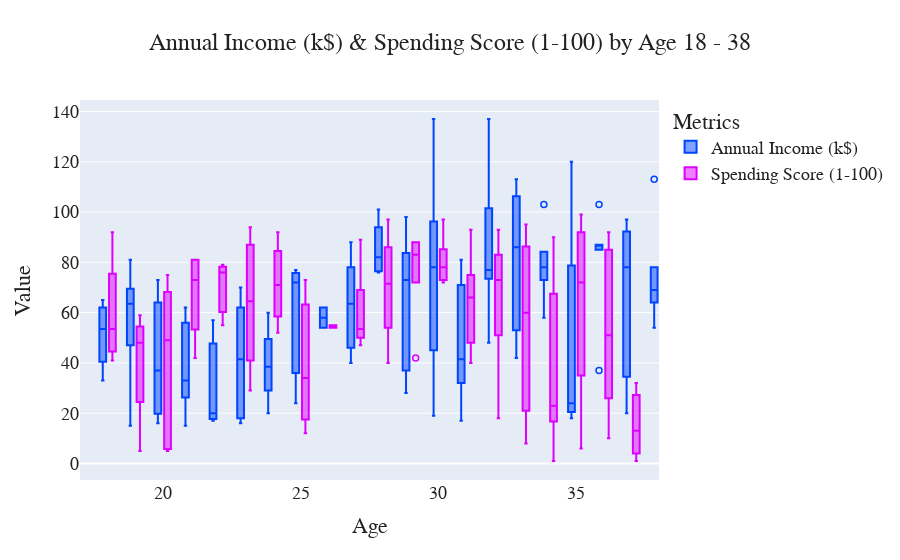

Notebook code cell kept with this figure:
### Code cell
# Create a box plot with improved settings
fig = px.box(
    data,
    x="Age",
    y=["Annual Income (k$)", "Spending Score (1-100)"],
    color="variable",
    range_x=(17, 38),
    color_discrete_sequence=["#0044FF", "#DE00FF"],
    title="Annual Income (k$) & Spending Score (1-100) by Age 18 - 38"
)

# Update layout for aesthetics
fig.update_layout(
    font=dict(family="PT Sans", size=18, color="#222222"),
    title=dict(
        text="Annual Income (k$) & Spending Score (1-100) by Age 18 - 38",
        font=dict(size=24), 
        x=0.5
    ),
    xaxis_title="Age",
    yaxis_title="Value",
    legend_title_text="Metrics"
)

# Update trace properties for marker customization
fig.update_traces(
    marker=dict(
        size=6,
        symbol="circle-open",
        line=dict(width=1.5, color="#FFFFFF")
    )
)

# Display the figure
fig.show()

### Figure 1 — Plotly figure (JSON) as saved in the notebook; plotly's stock layout.template omitted (floating-point values rounded to 4 significant figures; data arrays with more than 128 entries replaced by an {"elided": "..."} marker saying what was removed)
{"data": [{"alignmentgroup": "True", "hovertemplate": "variable=Annual Income (k$)<br>Age=%{x}<br>value=%{y}<extra></extra>", "legendgroup": "Annual Income (k$)", "marker": {"color": "#0044FF", "line": {"color": "#FFFFFF", "width": 1.5}, "size": 6, "symbol": "circle-open"}, "name": "Annual Income (k$)", "notched": false, "offsetgroup": "Annual Income (k$)", "orientation": "v", "showlegend": true, "type": "box", "x": {"elided": "200 int values"}, "x0": " ", "xaxis": "x", "y": {"elided": "200 int values"}, "y0": " ", "yaxis": "y"}, {"alignmentgroup": "True", "hovertemplate": "variable=Spending Score (1-100)<br>Age=%{x}<br>value=%{y}<extra></extra>", "legendgroup": "Spending Score (1-100)", "marker": {"color": "#DE00FF", "line": {"color": "#FFFFFF", "width": 1.5}, "size": 6, "symbol": "circle-open"}, "name": "Spending Score (1-100)", "notched": false, "offsetgroup": "Spending Score (1-100)", "orientation": "v", "showlegend": true, "type": "box", "x": {"elided": "200 int values"}, "x0": " ", "xaxis": "x", "y": {"elided": "200 int values"}, "y0": " ", "yaxis": "y"}], "layout": {"autosize": true, "boxmode": "group", "font": {"color": "#222222", "family": "PT Sans", "size": 18}, "legend": {"title": {"text": "Metrics"}, "tracegroupgap": 0}, "title": {"font": {"size": 24}, "text": "Annual Income (k$) & Spending Score (1-100) by Age 18 - 38", "x": 0.5}, "xaxis": {"anchor": "y", "domain": [0, 1], "range": [17, 38], "title": {"text": "Age"}, "type": "linear"}, "yaxis": {"anchor": "x", "autorange": true, "domain": [0, 1], "range": [-6.556, 144.6], "title": {"text": "Value"}, "type": "linear"}}}
